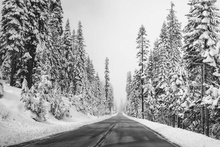
%> input picture Assignment_2/Part-1_ Image Enhancement/images/image2.jpg, 220 x 147 px, shrunk from 800 x 533 before the run
$ octave run_file.m   (GNU Octave 9; MATLAB toolbox functions it lacks are replaced by stand-ins)
%> lines starting %> are read from the running program, lines starting %| are printed output that depends on the picture
### Assignment_2/Part-1_ Image Enhancement/gauss1D.m
function G = gauss1D( sigma , kernel_size )
    G = zeros(1, kernel_size);
    if mod(kernel_size, 2) == 0
        error('kernel_size must be odd, otherwise the filter will not have a center to convolve on')
    end
    %% solution
    width=(kernel_size-1)/2;
    norm=1/(sigma*sqrt(2*pi));
    index=1;
    sum=0;
    for i=-width:width
        value=norm*exp(-((i*i)/(2*sigma*sigma)));
        G(1,index)=value;
        sum=sum+value;
        index=index+1;
    end
    for i=1:kernel_size
        G(1,i)=G(1,i)/sum;
    end


end

### Assignment_2/Part-1_ Image Enhancement/compute_LoG.m
function imOut = compute_LoG(image, LOG_type)

switch LOG_type
    case 1
        %method 1
        im=denoise(image,'gaussian',0.5,5);
       [Gx,Gy] = gradient(im);
       [Gxx,Gxy] = gradient(Gx);
       [Gyx,Gyy] = gradient(Gy);
       Gxx=Gxx+Gyy;
       surf(Gxx);
       imOut=Gxx;
    case 2
       lap=gauss2D(0.5,5);
       [Gx,Gy] = gradient(lap);
       [Gxx,Gxy] = gradient(Gx);
       [Gyx,Gyy] = gradient(Gy);
       Gxx=Gxx+Gyy;
       imOut=conv2(image,Gxx,'same');
       surf(imOut)
    case 3
        %method 3
       lap=gauss2D(0.5,5);
       lap_1=gauss2D(1,5);
       lap_1=lap_1-lap;
       surf(lap_1);
       imOut=conv2(image,lap_1,'same');

end
end

### Assignment_2/Part-1_ Image Enhancement/gauss2D.m
function G = gauss2D( sigma , kernel_size )
    g_row=gauss1D(sigma,kernel_size);
    g_col=gauss1D(sigma,kernel_size);
    g_col=reshape(g_col,kernel_size,1);
    G=g_col*g_row;
end

### Assignment_2/Part-1_ Image Enhancement/run_file.m
orig_image=imread('images\image2.jpg');
%> orig_image is the input picture: size 147x220 uint8; min 11, max 255, mean 160
orig_image=im2double(orig_image);
%> orig_image: size 147x220 double
imout_1=compute_LoG(orig_image,2);
%> in compute_LoG, `imOut=conv2(image,Gxx,'same');`:
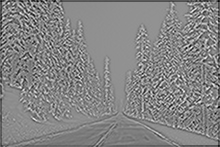
%> imOut: size 147x220 double; min -0.467, max 0.595, mean 0.0865; drawn with min black and max white
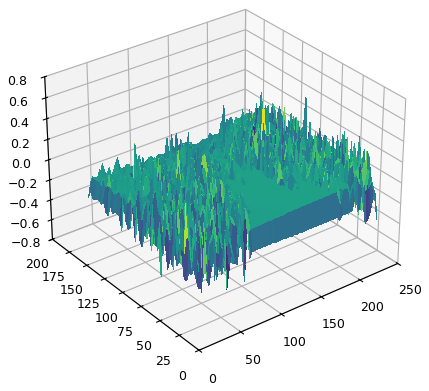
%> figure redrawn from the program's plot data
 imout_2=compute_LoG(orig_image,2);
imout_3=compute_LoG(orig_image,3);
%> call 3 of compute_LoG, with LOG_type = 3
%> in compute_LoG (call 3), `imOut=conv2(image,lap_1,'same');`:
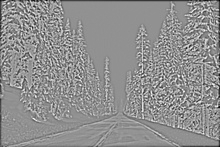
%> imOut: size 147x220 double; min -0.287, max 0.215, mean -0.00333; drawn with min black and max white
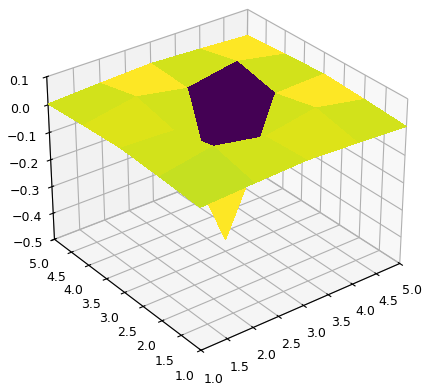
%> figure redrawn from the program's plot data
subplot(2,2,1)
imshow(orig_image);
title('Original Image');
subplot(2,2,2)
imshow(imout_1,[]);
title('1st Method');
subplot(2,2,3)
imshow(imout_2,[]);
title('2nd Method');
subplot(2,2,4)
imshow(imout_3,[]);
title('3rd Method');

$ run again, with Assignment_2/Part-1_ Image Enhancement/images/image1.jpg copied over Assignment_2/Part-1_ Image Enhancement/images/image2.jpg
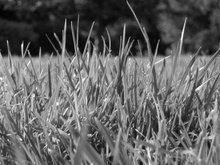
%> input picture Assignment_2/Part-1_ Image Enhancement/images/image1.jpg, 220 x 165 px, shrunk from 512 x 384 before the run
%> orig_image is the input picture: size 165x220 uint8; min 0, max 255, mean 99.4
%> orig_image: size 165x220 double
%> `imout_1=compute_LoG(orig_image,2);`:
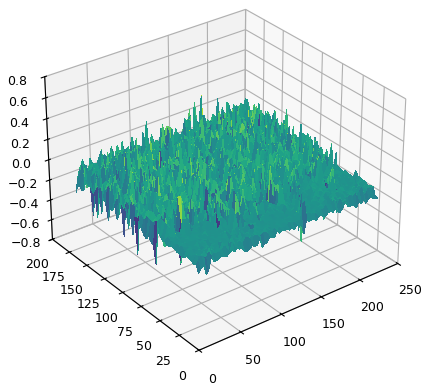
%> figure redrawn from the program's plot data
%> in compute_LoG (call 3), `imOut=conv2(image,lap_1,'same');`:
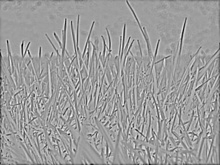
%> imOut: size 165x220 double; min -0.287, max 0.177, mean -0.00184; drawn with min black and max white
